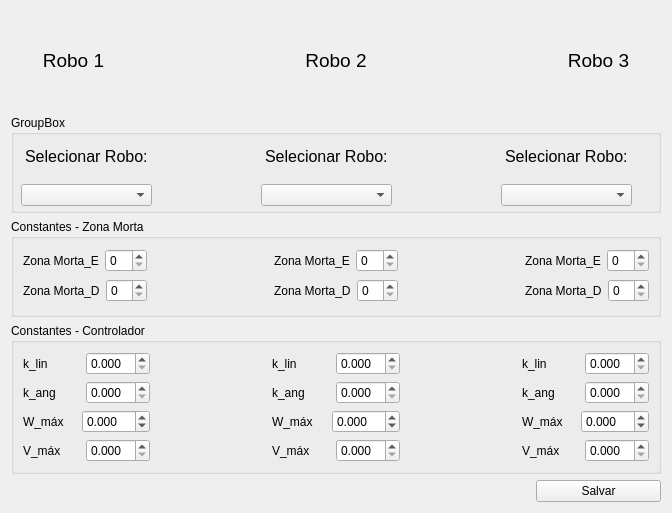
<?xml version="1.0" encoding="UTF-8"?>
<ui version="4.0">
 <class>Constantes_robot</class>
 <widget class="QWidget" name="Constantes_robot">
  <property name="geometry">
   <rect>
    <x>0</x>
    <y>0</y>
    <width>672</width>
    <height>513</height>
   </rect>
  </property>
  <property name="windowTitle">
   <string>Constantes</string>
  </property>
  <property name="windowIcon">
   <iconset>
    <activeon>:/icone/imagens/oie_transparent.png</activeon>
   </iconset>
  </property>
  <layout class="QGridLayout" name="gridLayout">
   <item row="0" column="1">
    <widget class="QLabel" name="label">
     <property name="font">
      <font>
       <pointsize>14</pointsize>
      </font>
     </property>
     <property name="text">
      <string>Robo 1</string>
     </property>
     <property name="alignment">
      <set>Qt::AlignCenter</set>
     </property>
    </widget>
   </item>
   <item row="9" column="5">
    <widget class="QPushButton" name="pushButton">
     <property name="text">
      <string>Salvar</string>
     </property>
    </widget>
   </item>
   <item row="0" column="2">
    <spacer name="horizontalSpacer_6">
     <property name="orientation">
      <enum>Qt::Horizontal</enum>
     </property>
     <property name="sizeType">
      <enum>QSizePolicy::Minimum</enum>
     </property>
     <property name="sizeHint" stdset="0">
      <size>
       <width>120</width>
       <height>20</height>
      </size>
     </property>
    </spacer>
   </item>
   <item row="0" column="3">
    <widget class="QLabel" name="label_2">
     <property name="font">
      <font>
       <pointsize>14</pointsize>
      </font>
     </property>
     <property name="text">
      <string>Robo 2</string>
     </property>
     <property name="alignment">
      <set>Qt::AlignCenter</set>
     </property>
    </widget>
   </item>
   <item row="0" column="4">
    <spacer name="horizontalSpacer_5">
     <property name="orientation">
      <enum>Qt::Horizontal</enum>
     </property>
     <property name="sizeType">
      <enum>QSizePolicy::Minimum</enum>
     </property>
     <property name="sizeHint" stdset="0">
      <size>
       <width>120</width>
       <height>20</height>
      </size>
     </property>
    </spacer>
   </item>
   <item row="7" column="1" colspan="5">
    <widget class="QGroupBox" name="groupBox">
     <property name="title">
      <string>Constantes - Zona Morta</string>
     </property>
     <layout class="QHBoxLayout" name="horizontalLayout_37">
      <item>
       <layout class="QVBoxLayout" name="verticalLayout_3">
        <item>
         <layout class="QHBoxLayout" name="horizontalLayout_7">
          <item>
           <widget class="QLabel" name="label_5">
            <property name="text">
             <string>Zona Morta_E</string>
            </property>
           </widget>
          </item>
          <item>
           <widget class="QSpinBox" name="rb1_ze"/>
          </item>
         </layout>
        </item>
        <item>
         <layout class="QHBoxLayout" name="horizontalLayout">
          <item>
           <widget class="QLabel" name="label_4">
            <property name="enabled">
             <bool>true</bool>
            </property>
            <property name="text">
             <string>Zona Morta_D</string>
            </property>
           </widget>
          </item>
          <item>
           <widget class="QSpinBox" name="rb1_zd"/>
          </item>
         </layout>
        </item>
       </layout>
      </item>
      <item>
       <spacer name="horizontalSpacer">
        <property name="orientation">
         <enum>Qt::Horizontal</enum>
        </property>
        <property name="sizeHint" stdset="0">
         <size>
          <width>121</width>
          <height>20</height>
         </size>
        </property>
       </spacer>
      </item>
      <item>
       <layout class="QVBoxLayout" name="verticalLayout_4">
        <item>
         <layout class="QHBoxLayout" name="horizontalLayout_35">
          <item>
           <widget class="QLabel" name="label_7">
            <property name="text">
             <string>Zona Morta_E</string>
            </property>
           </widget>
          </item>
          <item>
           <widget class="QSpinBox" name="rb2_ze"/>
          </item>
         </layout>
        </item>
        <item>
         <layout class="QHBoxLayout" name="horizontalLayout_36">
          <item>
           <widget class="QLabel" name="label_6">
            <property name="text">
             <string>Zona Morta_D</string>
            </property>
           </widget>
          </item>
          <item>
           <widget class="QSpinBox" name="rb2_zd"/>
          </item>
         </layout>
        </item>
       </layout>
      </item>
      <item>
       <spacer name="horizontalSpacer_2">
        <property name="orientation">
         <enum>Qt::Horizontal</enum>
        </property>
        <property name="sizeHint" stdset="0">
         <size>
          <width>120</width>
          <height>20</height>
         </size>
        </property>
       </spacer>
      </item>
      <item>
       <layout class="QVBoxLayout" name="verticalLayout_5">
        <item>
         <layout class="QHBoxLayout" name="horizontalLayout_6">
          <item>
           <widget class="QLabel" name="label_9">
            <property name="text">
             <string>Zona Morta_E</string>
            </property>
           </widget>
          </item>
          <item>
           <widget class="QSpinBox" name="rb3_ze"/>
          </item>
         </layout>
        </item>
        <item>
         <layout class="QHBoxLayout" name="horizontalLayout_32">
          <item>
           <widget class="QLabel" name="label_8">
            <property name="text">
             <string>Zona Morta_D</string>
            </property>
           </widget>
          </item>
          <item>
           <widget class="QSpinBox" name="rb3_zd">
            <property name="minimumSize">
             <size>
              <width>0</width>
              <height>0</height>
             </size>
            </property>
           </widget>
          </item>
         </layout>
        </item>
       </layout>
      </item>
     </layout>
    </widget>
   </item>
   <item row="8" column="1" colspan="5">
    <widget class="QGroupBox" name="groupBox_2">
     <property name="title">
      <string>Constantes - Controlador</string>
     </property>
     <layout class="QHBoxLayout" name="horizontalLayout_38">
      <item>
       <layout class="QVBoxLayout" name="verticalLayout_7">
        <item>
         <layout class="QHBoxLayout" name="horizontalLayout_9">
          <item>
           <widget class="QLabel" name="label_12">
            <property name="text">
             <string>k_lin</string>
            </property>
           </widget>
          </item>
          <item>
           <widget class="QDoubleSpinBox" name="rb1_klin">
            <property name="decimals">
             <number>3</number>
            </property>
           </widget>
          </item>
         </layout>
        </item>
        <item>
         <layout class="QHBoxLayout" name="horizontalLayout_10">
          <item>
           <widget class="QLabel" name="label_11">
            <property name="text">
             <string>k_ang</string>
            </property>
           </widget>
          </item>
          <item>
           <widget class="QDoubleSpinBox" name="rb1_kang">
            <property name="decimals">
             <number>3</number>
            </property>
           </widget>
          </item>
         </layout>
        </item>
        <item>
         <layout class="QHBoxLayout" name="horizontalLayout_11">
          <item>
           <widget class="QLabel" name="label_13">
            <property name="text">
             <string>W_máx</string>
            </property>
           </widget>
          </item>
          <item>
           <widget class="QDoubleSpinBox" name="rb1_wmax">
            <property name="decimals">
             <number>3</number>
            </property>
            <property name="minimum">
             <double>-99.000000000000000</double>
            </property>
           </widget>
          </item>
         </layout>
        </item>
        <item>
         <layout class="QHBoxLayout" name="horizontalLayout_8">
          <item>
           <widget class="QLabel" name="label_10">
            <property name="text">
             <string>V_máx</string>
            </property>
           </widget>
          </item>
          <item>
           <widget class="QDoubleSpinBox" name="rb1_vmax">
            <property name="decimals">
             <number>3</number>
            </property>
           </widget>
          </item>
         </layout>
        </item>
       </layout>
      </item>
      <item>
       <spacer name="horizontalSpacer_3">
        <property name="orientation">
         <enum>Qt::Horizontal</enum>
        </property>
        <property name="sizeType">
         <enum>QSizePolicy::Minimum</enum>
        </property>
        <property name="sizeHint" stdset="0">
         <size>
          <width>116</width>
          <height>20</height>
         </size>
        </property>
       </spacer>
      </item>
      <item>
       <layout class="QVBoxLayout" name="verticalLayout_8">
        <item>
         <layout class="QHBoxLayout" name="horizontalLayout_25">
          <item>
           <widget class="QLabel" name="label_28">
            <property name="text">
             <string>k_lin</string>
            </property>
           </widget>
          </item>
          <item>
           <widget class="QDoubleSpinBox" name="rb2_klin">
            <property name="decimals">
             <number>3</number>
            </property>
           </widget>
          </item>
         </layout>
        </item>
        <item>
         <layout class="QHBoxLayout" name="horizontalLayout_27">
          <item>
           <widget class="QLabel" name="label_30">
            <property name="text">
             <string>k_ang</string>
            </property>
           </widget>
          </item>
          <item>
           <widget class="QDoubleSpinBox" name="rb2_kang">
            <property name="decimals">
             <number>3</number>
            </property>
           </widget>
          </item>
         </layout>
        </item>
        <item>
         <layout class="QHBoxLayout" name="horizontalLayout_26">
          <item>
           <widget class="QLabel" name="label_29">
            <property name="text">
             <string>W_máx</string>
            </property>
           </widget>
          </item>
          <item>
           <widget class="QDoubleSpinBox" name="rb2_wmax">
            <property name="decimals">
             <number>3</number>
            </property>
            <property name="minimum">
             <double>-99.000000000000000</double>
            </property>
           </widget>
          </item>
         </layout>
        </item>
        <item>
         <layout class="QHBoxLayout" name="horizontalLayout_24">
          <item>
           <widget class="QLabel" name="label_27">
            <property name="text">
             <string>V_máx</string>
            </property>
           </widget>
          </item>
          <item>
           <widget class="QDoubleSpinBox" name="rb2_vmax">
            <property name="decimals">
             <number>3</number>
            </property>
           </widget>
          </item>
         </layout>
        </item>
       </layout>
      </item>
      <item>
       <spacer name="horizontalSpacer_4">
        <property name="orientation">
         <enum>Qt::Horizontal</enum>
        </property>
        <property name="sizeType">
         <enum>QSizePolicy::Minimum</enum>
        </property>
        <property name="sizeHint" stdset="0">
         <size>
          <width>116</width>
          <height>20</height>
         </size>
        </property>
       </spacer>
      </item>
      <item>
       <layout class="QVBoxLayout" name="verticalLayout_6">
        <item>
         <layout class="QHBoxLayout" name="horizontalLayout_29">
          <item>
           <widget class="QLabel" name="label_32">
            <property name="text">
             <string>k_lin</string>
            </property>
           </widget>
          </item>
          <item>
           <widget class="QDoubleSpinBox" name="rb3_klin">
            <property name="decimals">
             <number>3</number>
            </property>
           </widget>
          </item>
         </layout>
        </item>
        <item>
         <layout class="QHBoxLayout" name="horizontalLayout_31">
          <item>
           <widget class="QLabel" name="label_34">
            <property name="text">
             <string>k_ang</string>
            </property>
           </widget>
          </item>
          <item>
           <widget class="QDoubleSpinBox" name="rb3_kang">
            <property name="decimals">
             <number>3</number>
            </property>
           </widget>
          </item>
         </layout>
        </item>
        <item>
         <layout class="QHBoxLayout" name="horizontalLayout_30">
          <item>
           <widget class="QLabel" name="label_33">
            <property name="text">
             <string>W_máx</string>
            </property>
           </widget>
          </item>
          <item>
           <widget class="QDoubleSpinBox" name="rb3_wmax">
            <property name="decimals">
             <number>3</number>
            </property>
            <property name="minimum">
             <double>-99.000000000000000</double>
            </property>
           </widget>
          </item>
         </layout>
        </item>
        <item>
         <layout class="QHBoxLayout" name="horizontalLayout_28">
          <item>
           <widget class="QLabel" name="label_31">
            <property name="text">
             <string>V_máx</string>
            </property>
           </widget>
          </item>
          <item>
           <widget class="QDoubleSpinBox" name="rb3_vmax">
            <property name="decimals">
             <number>3</number>
            </property>
           </widget>
          </item>
         </layout>
        </item>
       </layout>
      </item>
     </layout>
     <zorder>horizontalSpacer_3</zorder>
     <zorder>horizontalSpacer_4</zorder>
    </widget>
   </item>
   <item row="0" column="5">
    <widget class="QLabel" name="label_3">
     <property name="font">
      <font>
       <pointsize>14</pointsize>
      </font>
     </property>
     <property name="text">
      <string>Robo 3</string>
     </property>
     <property name="alignment">
      <set>Qt::AlignCenter</set>
     </property>
    </widget>
   </item>
   <item row="1" column="1" colspan="5">
    <widget class="QGroupBox" name="groupBox_3">
     <property name="title">
      <string>GroupBox</string>
     </property>
     <widget class="QWidget" name="verticalLayoutWidget">
      <property name="geometry">
       <rect>
        <x>10</x>
        <y>20</y>
        <width>131</width>
        <height>71</height>
       </rect>
      </property>
      <layout class="QVBoxLayout" name="verticalLayout_2">
       <item alignment="Qt::AlignHCenter">
        <widget class="QLabel" name="label_14">
         <property name="font">
          <font>
           <pointsize>12</pointsize>
          </font>
         </property>
         <property name="text">
          <string>Selecionar Robo:</string>
         </property>
        </widget>
       </item>
       <item>
        <widget class="QComboBox" name="id_rb1"/>
       </item>
      </layout>
     </widget>
     <widget class="QWidget" name="verticalLayoutWidget_2">
      <property name="geometry">
       <rect>
        <x>250</x>
        <y>20</y>
        <width>131</width>
        <height>71</height>
       </rect>
      </property>
      <layout class="QVBoxLayout" name="verticalLayout_9">
       <item alignment="Qt::AlignHCenter">
        <widget class="QLabel" name="label_15">
         <property name="font">
          <font>
           <pointsize>12</pointsize>
          </font>
         </property>
         <property name="text">
          <string>Selecionar Robo:</string>
         </property>
        </widget>
       </item>
       <item>
        <widget class="QComboBox" name="id_rb2"/>
       </item>
      </layout>
     </widget>
     <widget class="QWidget" name="verticalLayoutWidget_3">
      <property name="geometry">
       <rect>
        <x>490</x>
        <y>20</y>
        <width>131</width>
        <height>71</height>
       </rect>
      </property>
      <layout class="QVBoxLayout" name="verticalLayout_10">
       <item alignment="Qt::AlignHCenter">
        <widget class="QLabel" name="label_16">
         <property name="font">
          <font>
           <pointsize>12</pointsize>
          </font>
         </property>
         <property name="text">
          <string>Selecionar Robo:</string>
         </property>
        </widget>
       </item>
       <item>
        <widget class="QComboBox" name="id_rb3"/>
       </item>
      </layout>
     </widget>
    </widget>
   </item>
  </layout>
  <zorder>label</zorder>
  <zorder>label_2</zorder>
  <zorder>label_3</zorder>
  <zorder>pushButton</zorder>
  <zorder>groupBox</zorder>
  <zorder>groupBox_2</zorder>
  <zorder>horizontalSpacer_5</zorder>
  <zorder>horizontalSpacer_6</zorder>
  <zorder>groupBox_3</zorder>
 </widget>
 <resources/>
 <connections/>
</ui>
